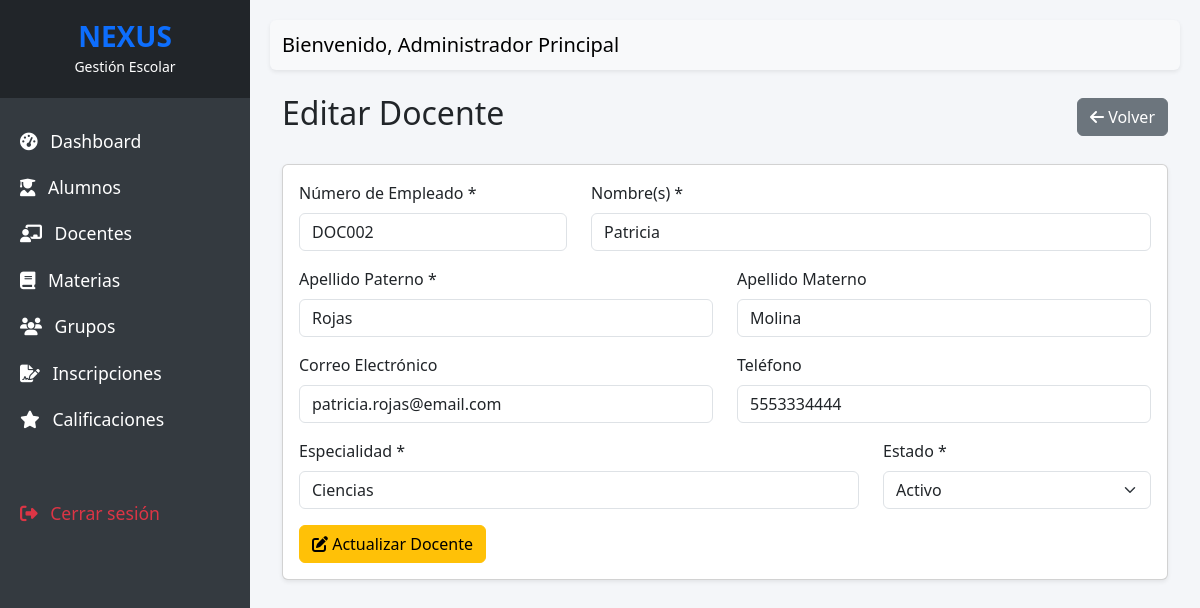
Page /app/docentes/editar.php?id=2 (signed in) on the committed database.
### tables this page shows
CREATE TABLE `docentes` (
  `id` int(11) NOT NULL AUTO_INCREMENT,
  `numero_empleado` varchar(20) NOT NULL,
  `nombre` varchar(50) NOT NULL,
  `apellido_paterno` varchar(50) NOT NULL,
  `apellido_materno` varchar(50) NOT NULL,
  `correo` varchar(100) DEFAULT NULL,
  `telefono` varchar(20) DEFAULT NULL,
  `especialidad` varchar(100) NOT NULL,
  `estado` varchar(20) NOT NULL DEFAULT 'Activo',
  PRIMARY KEY (`id`),
  UNIQUE KEY `numero_empleado` (`numero_empleado`)
);

### app/docentes/editar.php (the view, shortened to what this page needs)
<?php
require_once '../config/database.php';
require_once '../includes/header.php';
$id = $_GET['id'];
$stmt = $pdo->prepare("SELECT * FROM docentes WHERE id = ?");
$stmt->execute([$id]);
$docente = $stmt->fetch();
?>
<div class="container-fluid">
    <div class="d-flex justify-content-between align-items-center mb-4">
        <h2>Editar Docente</h2>
        <a href="index.php" class="btn btn-secondary"><i class="fas fa-arrow-left"></i> Volver</a>
    </div>
    <div class="card shadow-sm">
        <div class="card-body">
            <form method="POST" action="">
                <div class="row">
                    <div class="col-md-4 mb-3">
                        <label class="form-label">Número de Empleado *</label>
                        <input type="text" name="numero_empleado" class="form-control" value="<?php echo htmlspecialchars($docente->numero_empleado); ?>" required>
                    </div>
                    <div class="col-md-8 mb-3">
                        <label class="form-label">Nombre(s) *</label>
                        <input type="text" name="nombre" class="form-control" value="<?php echo htmlspecialchars($docente->nombre); ?>" required>
                    </div>
                    <div class="col-md-6 mb-3">
                        <label class="form-label">Apellido Paterno *</label>
                        <input type="text" name="apellido_paterno" class="form-control" value="<?php echo htmlspecialchars($docente->apellido_paterno); ?>" required>
                    </div>
                    <div class="col-md-6 mb-3">
                        <label class="form-label">Apellido Materno</label>
                        <input type="text" name="apellido_materno" class="form-control" value="<?php echo htmlspecialchars($docente->apellido_materno); ?>">
                    </div>
                    <div class="col-md-6 mb-3">
                        <label class="form-label">Correo Electrónico</label>
                        <input type="email" name="correo" class="form-control" value="<?php echo htmlspecialchars($docente->correo); ?>">
                    </div>
                    <div class="col-md-6 mb-3">
                        <label class="form-label">Teléfono</label>
                        <input type="text" name="telefono" class="form-control" value="<?php echo htmlspecialchars($docente->telefono); ?>">
                    </div>
                    <div class="col-md-8 mb-3">
                        <label class="form-label">Especialidad *</label>
                        <input type="text" name="especialidad" class="form-control" value="<?php echo htmlspecialchars($docente->especialidad); ?>" required>
                    </div>
                    <div class="col-md-4 mb-3">
                        <label class="form-label">Estado *</label>
                        <select name="estado" class="form-select" required>
                            <option value="Activo" <?php echo ($docente->estado == 'Activo') ? 'selected' : ''; ?>>Activo</option>
                        </select>
                    </div>
                </div>
                <button type="submit" class="btn btn-warning"><i class="fas fa-edit"></i> Actualizar Docente</button>
            </form>
        </div>
    </div>
</div>
<?php require_once '../includes/footer.php'; ?>

### app/assets/css/style.css (style rules this page uses)
body { font-family: 'Segoe UI', Tahoma, Geneva, Verdana, sans-serif; background-color: #f4f6f9; }

### rows in the picture
docentes: numero_empleado "DOC002", nombre "Patricia", apellido_paterno "Rojas", apellido_materno "Molina", correo "patricia.rojas@email.com", telefono "5553334444", especialidad "Ciencias", estado "Activo"

### other values in the picture
$_SESSION['usuario_nombre'] "Administrador Principal"
